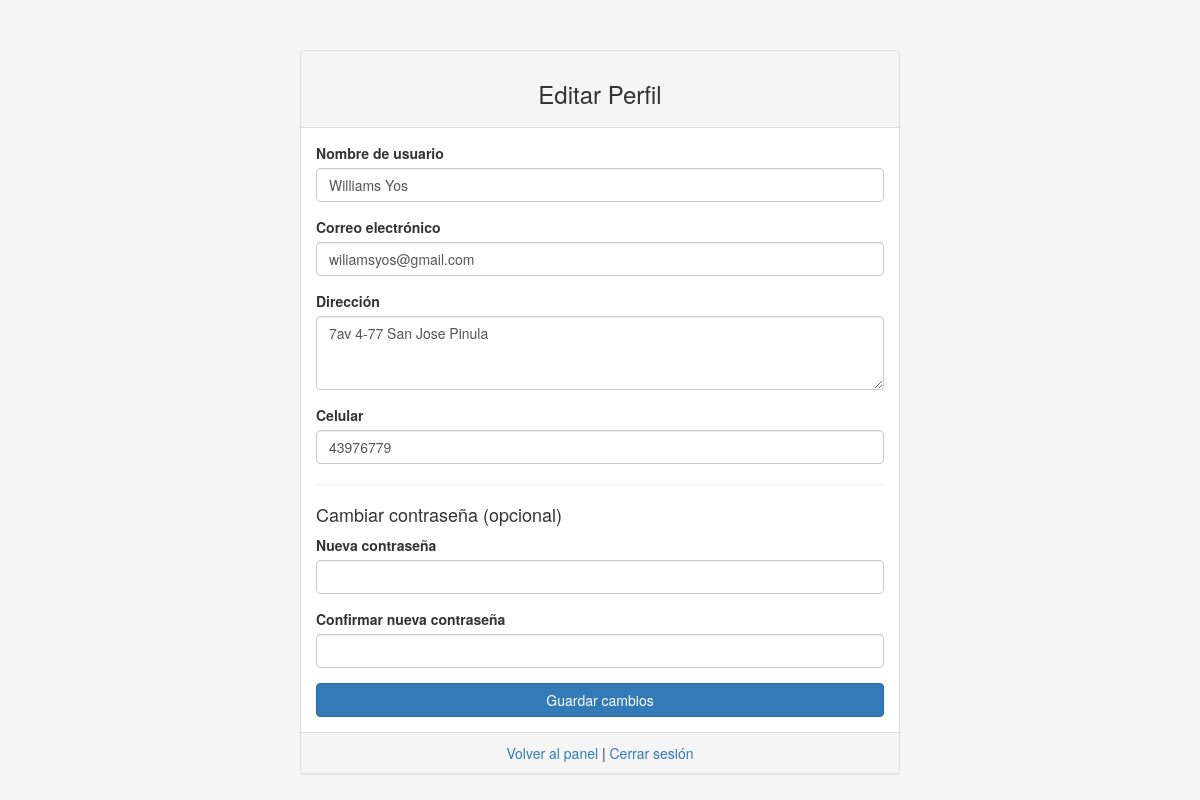
/codigo_fuente/editar_perfil.php (signed in), run on the app's committed database.
### tables this page shows
CREATE TABLE `users` (
  `id` int(11) NOT NULL,
  `username` varchar(50) NOT NULL,
  `email` varchar(150) NOT NULL,
  `password` varchar(255) NOT NULL,
  `direccion` text NOT NULL,
  `celular` varchar(20) NOT NULL,
  `created_at` timestamp NOT NULL DEFAULT current_timestamp(),
  `rol` enum('cliente','admin') NOT NULL DEFAULT 'cliente'
);

### codigo_fuente/editar_perfil.php (the view, shortened to what this page needs)
<?php
$host = "localhost";
$dbname = "tienda";
$user = "root";
$pass = "4988";
try {
    $pdo = new PDO("mysql:host=$host;dbname=$dbname;charset=utf8mb4", $user, $pass, [
        PDO::ATTR_ERRMODE => PDO::ERRMODE_EXCEPTION
    ]);
} catch (PDOException $e) {
    die("Error de conexión: " . $e->getMessage());
}
$user_id = $_SESSION['user_id'];
$stmt = $pdo->prepare("SELECT username, email, direccion, celular FROM users WHERE id = ?");
$stmt->execute([$user_id]);
$usuario = $stmt->fetch();
?>
<!DOCTYPE html>
<html lang="es">
<head>
    <link rel="stylesheet" href="https://maxcdn.bootstrapcdn.com/bootstrap/3.3.7/css/bootstrap.min.css">
</head>
<body>
<div class="container">
    <div class="panel panel-default">
        <div class="panel-heading text-center">
            <h3>Editar Perfil</h3>
        </div>
        <div class="panel-body">
            <form action="" method="POST">
                <div class="form-group">
                    <label>Nombre de usuario</label>
                    <input type="text" name="username" class="form-control" value="<?php echo htmlspecialchars($usuario['username']); ?>" required>
                </div>
                <div class="form-group">
                    <label>Correo electrónico</label>
                    <input type="email" name="email" class="form-control" value="<?php echo htmlspecialchars($usuario['email']); ?>" required>
                </div>
                <div class="form-group">
                    <label>Dirección</label>
                    <textarea name="direccion" class="form-control" rows="3" required><?php echo htmlspecialchars($usuario['direccion']); ?></textarea>
                </div>
                <div class="form-group">
                    <label>Celular</label>
                    <input type="text" name="celular" class="form-control"
                    value="<?php echo htmlspecialchars($usuario['celular']); ?>" required>
                </div>
                <hr>
                <h4>Cambiar contraseña (opcional)</h4>
                <div class="form-group">
                    <label>Nueva contraseña</label>
                    <input type="password" name="password" class="form-control">
                </div>
                <div class="form-group">
                    <label>Confirmar nueva contraseña</label>
                    <input type="password" name="confirm_password" class="form-control">
                </div>
                <button type="submit" class="btn btn-primary btn-block">Guardar cambios</button>
            </form>
        </div>
        <div class="panel-footer text-center">
            <a href="index.php">Volver al panel</a> | <a href="logout.php">Cerrar sesión</a>
        </div>
    </div>
</div>
</body>
</html>

### codigo_fuente/editar_perfil.php (style rules this page uses)
body { padding-top: 50px; background: #f5f5f5; }
.panel { max-width: 600px; margin: auto; }

### data on the page
users: username "Williams Yos", email "wiliamsyos@gmail.com", direccion "7av 4-77 San Jose Pinula", celular "43976779"
